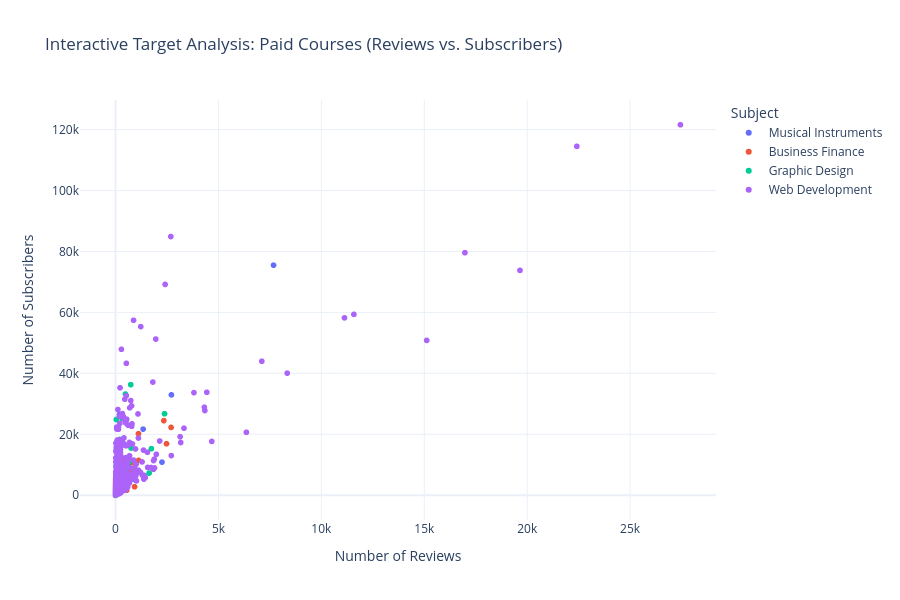

Notebook cell for this chart:
### Code cell
paid_df = df[df['is_paid'] == True]

fig = px.scatter(
    paid_df,
    x='num_reviews',
    y='num_subscribers',
    color='subject',
    hover_name='course_title',  
    hover_data={
        'price': True,
        'content_duration': True,
        'num_reviews': ':,',
        'num_subscribers': ':,',
        'subject': True
    },
    title='Interactive Target Analysis: Paid Courses (Reviews vs. Subscribers)',
    labels={
        'num_reviews': 'Number of Reviews',
        'num_subscribers': 'Number of Subscribers',
        'subject': 'Subject'
    },
    template='plotly_white',
    height=600
)

fig.show(renderer="png")
fig.write_html('interactive_paid_targets.html')


top_stars = df[df['is_paid'] == True].nlargest(10, 'num_reviews')[
    ['course_title', 'subject', 'price', 'num_reviews', 'num_subscribers', 'content_duration']
]

print("=== Top Paid Star Courses for Business Investment ===")
print(top_stars.to_string(index=False))

### Figure 1 — Plotly figure (JSON) as saved in the notebook; plotly's stock layout.template omitted (floating-point values rounded to 4 significant figures; data arrays with more than 128 entries replaced by an {"elided": "..."} marker saying what was removed)
{"data": [{"customdata": {"elided": "634x3 mixed values"}, "hovertemplate": "<b>%{hovertext}</b><br><br>Subject=%{customdata[2]}<br>Number of Reviews=%{x:,}<br>Number of Subscribers=%{y:,}<br>price=%{customdata[0]}<br>content_duration=%{customdata[1]}<extra></extra>", "hovertext": {"elided": "634 str values"}, "legendgroup": "Musical Instruments", "marker": {"color": "#636efa", "symbol": "circle"}, "mode": "markers", "name": "Musical Instruments", "showlegend": true, "type": "scattergl", "x": {"elided": "634 int values"}, "xaxis": "x", "y": {"elided": "634 int values"}, "yaxis": "y"}, {"customdata": {"elided": "1099x3 mixed values"}, "hovertemplate": "<b>%{hovertext}</b><br><br>Subject=%{customdata[2]}<br>Number of Reviews=%{x:,}<br>Number of Subscribers=%{y:,}<br>price=%{customdata[0]}<br>content_duration=%{customdata[1]}<extra></extra>", "hovertext": {"elided": "1099 str values"}, "legendgroup": "Business Finance", "marker": {"color": "#EF553B", "symbol": "circle"}, "mode": "markers", "name": "Business Finance", "showlegend": true, "type": "scattergl", "x": {"elided": "1099 int values"}, "xaxis": "x", "y": {"elided": "1099 int values"}, "yaxis": "y"}, {"customdata": {"elided": "567x3 mixed values"}, "hovertemplate": "<b>%{hovertext}</b><br><br>Subject=%{customdata[2]}<br>Number of Reviews=%{x:,}<br>Number of Subscribers=%{y:,}<br>price=%{customdata[0]}<br>content_duration=%{customdata[1]}<extra></extra>", "hovertext": {"elided": "567 str values"}, "legendgroup": "Graphic Design", "marker": {"color": "#00cc96", "symbol": "circle"}, "mode": "markers", "name": "Graphic Design", "showlegend": true, "type": "scattergl", "x": {"elided": "567 int values"}, "xaxis": "x", "y": {"elided": "567 int values"}, "yaxis": "y"}, {"customdata": {"elided": "1066x3 mixed values"}, "hovertemplate": "<b>%{hovertext}</b><br><br>Subject=%{customdata[2]}<br>Number of Reviews=%{x:,}<br>Number of Subscribers=%{y:,}<br>price=%{customdata[0]}<br>content_duration=%{customdata[1]}<extra></extra>", "hovertext": {"elided": "1066 str values"}, "legendgroup": "Web Development", "marker": {"color": "#ab63fa", "symbol": "circle"}, "mode": "markers", "name": "Web Development", "showlegend": true, "type": "scattergl", "x": {"elided": "1066 int values"}, "xaxis": "x", "y": {"elided": "1066 int values"}, "yaxis": "y"}], "layout": {"height": 600, "legend": {"title": {"text": "Subject"}, "tracegroupgap": 0}, "title": {"text": "Interactive Target Analysis: Paid Courses (Reviews vs. Subscribers)"}, "xaxis": {"anchor": "y", "domain": [0, 1], "title": {"text": "Number of Reviews"}}, "yaxis": {"anchor": "x", "domain": [0, 1], "title": {"text": "Number of Subscribers"}}}}
